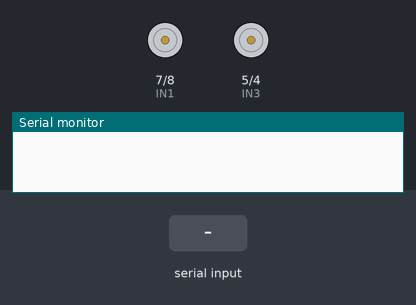
The sketch below on a simulated Arduino Uno, built with avr-gcc and run on an emulated ATmega328P. Parts: motor-driver pin pairs drawn as motors (green arrow = first pin HIGH = forward, orange = second pin HIGH = backward, longer = more drive, scaled by the enable pin), the last lines printed to the serial monitor. The inputs (shaded band) are chosen by the test bench.

Above: at 1.2 s.
1.3 s: byte 70 ('F') received over Serial
At 1.9 s:
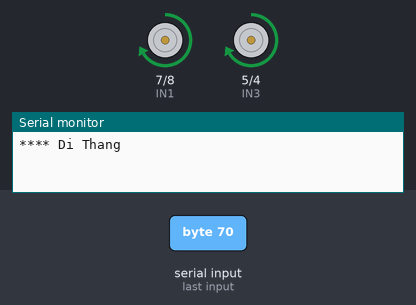
2.8 s: byte 66 ('B') received over Serial
At 3.1 s:
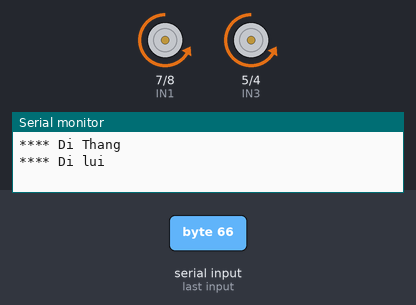
4.3 s: byte 76 ('L') received over Serial
At 5.4 s:
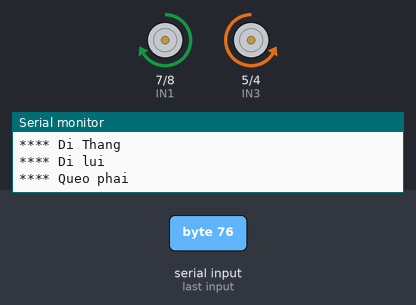
5.8 s: byte 82 ('R') received over Serial
At 6.6 s:
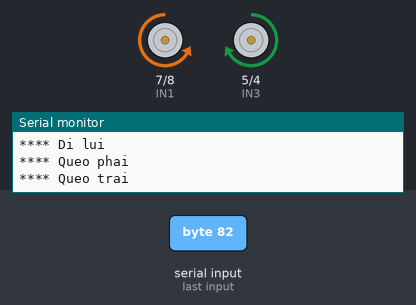
7.3 s: byte 71 ('G') received over Serial
At 7.7 s:
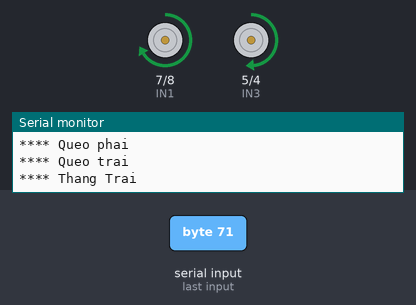
8.8 s: byte 73 ('I') received over Serial
At 10.0 s:
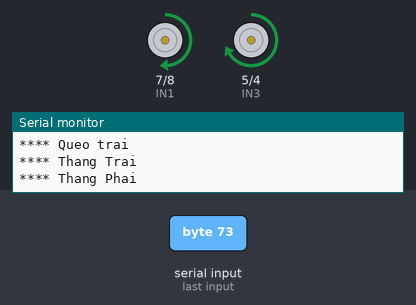
Timing chart, 0 to 11.3 s (numbered marks = the images above; inputs shaded):
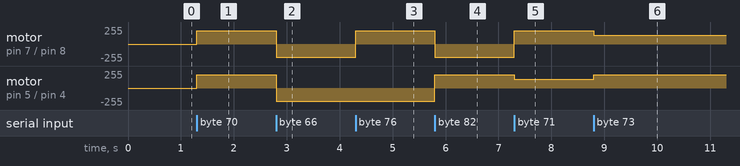

The sketch:

rc-car-arduino.ino
```cpp
#include <Servo.h>
#include <Wire.h>

// Nho bo 2 chan 0 va 1 (chan bluetooth) ra roi dich, chu khong bi loi

//L298 dong co
#define ENA 6  //enable A on pin 6 (needs to be a pwm pin)
#define ENB 3  //enable B on pin 3 (needs to be a pwm pin)
#define IN3 5  //IN1 on pin 5 conrtols one side of bridge A
#define IN4 4  //IN2 on pin 4 controls other side of A
#define IN1 7  //IN3 on pin 7 conrtols one side of bridge B
#define IN2 8  //IN4 on pin 8 controls other side of B

Servo robotHeadServo;  // create servo object to control a servo
const int headServoPin = 9;     // chân trig của HC-SR05

const int trig = 12;     // chân trig của HC-SR05
const int echo = 13;     // chân echo của HC-SR05

String voice;
char dataSerial;
int speedOfCar=200,xung1=0;


void setup()
{

    initalizeMotorControl();
    initalizeBluetooth();

    //robotHeadServo.attach(headServoPin);
    Serial.begin(9600);     // giao tiếp Serial với baudrate 9600
}

void loop()
{

    carControlledBySerial();

}

void carControlledBySerial()
{

   //Check data read from Serial is available (it could be bluetooth)
   voice ="";


  if(Serial.available())
  {

     dataSerial = Serial.read(); //Conduct a serial read


      switch (dataSerial)
      {

        // Read value from Bluetooth and setup speed
        case '0': speedOfCar=0;    break;
        case '1': speedOfCar=20;   break;
        case '3': speedOfCar=60;   break;
        case '4': speedOfCar=80;   break;
        case '5': speedOfCar=100;  break;
        case '6': speedOfCar=120;  break;
        case '7': speedOfCar=140;  break;
        case '8': speedOfCar=160;  break;
        case '9': speedOfCar=180;  break;
        case 'q': speedOfCar=200;  break;
        case 'F': moveForward(); break;
        case 'B': moveBackward(); break;
        case 'L': turnRight(); break;
        case 'R': turnLeft(); break;
        case 'G': moveForwardLeft(); break;
        case 'I': moveForwardRight(); break;
        case 'J': moveBackwardLeft(); break;
        case 'H': moveBackwardRight(); break;
        case 'S': carStop(); break;
      }

//      Serial.println(dataSerial);


   }


}


/**
 *
 * HS 05, giao tiep bluetooth
 */

 void initalizeBluetooth()
 {
   //set pin for HC-SR05
    pinMode(trig,OUTPUT);   // chân trig sẽ phát tín hiệu
    pinMode(echo,INPUT);    // chân echo sẽ nhận tín hiệu
 }


/**
 * Dieu khien mach dong co L298
 *
 */

void initalizeMotorControl()
{
    //set all of the outputs for the motor control
    pinMode(ENA, OUTPUT);
    pinMode(ENB, OUTPUT);
    pinMode(IN1, OUTPUT);
    pinMode(IN2, OUTPUT);
    pinMode(IN3, OUTPUT);
    pinMode(IN4, OUTPUT);
}
void moveForward()
{
  digitalWrite(IN1, HIGH);
  digitalWrite(IN2, LOW);

  digitalWrite(IN4, LOW);
  digitalWrite(IN3, HIGH);

  analogWrite(ENB, speedOfCar);
  analogWrite(ENA, speedOfCar);

  Serial.println("**** Di Thang");

}

void moveBackward()
{
     digitalWrite(IN1, LOW);
     digitalWrite(IN2, HIGH);

     digitalWrite(IN4, HIGH);
     digitalWrite(IN3, LOW);

     analogWrite(ENB, speedOfCar);
     analogWrite(ENA, speedOfCar);

     Serial.println("**** Di lui");
}

void turnRight()
{
     digitalWrite(IN1, HIGH);
     digitalWrite(IN2, LOW);

     digitalWrite(IN4, HIGH);
     digitalWrite(IN3, LOW);

     analogWrite(ENB, speedOfCar);
     analogWrite(ENA, speedOfCar);

     Serial.println("**** Queo phai");
}

void turnLeft()
{
     digitalWrite(IN1, LOW);
     digitalWrite(IN2, HIGH);

     digitalWrite(IN4, LOW);
     digitalWrite(IN3, HIGH);

     analogWrite(ENB, speedOfCar);
     analogWrite(ENA, speedOfCar);

     Serial.println("**** Queo trai");
}

void moveForwardLeft()
{
     digitalWrite(IN1, HIGH);
     digitalWrite(IN2, LOW);

     digitalWrite(IN4, LOW);
     digitalWrite(IN3, HIGH);

     analogWrite(ENB, speedOfCar/3*2);
     analogWrite(ENA, speedOfCar);


     Serial.println("**** Thang Trai");
}

void moveForwardRight()
{
     digitalWrite(IN1, HIGH);
     digitalWrite(IN2, LOW);

     digitalWrite(IN4, LOW);
     digitalWrite(IN3, HIGH);

     analogWrite(ENB, speedOfCar);
     analogWrite(ENA, speedOfCar/3*2);


     Serial.println("**** Thang Phai");
}

void moveBackwardRight()
{
     digitalWrite(IN1, LOW);
     digitalWrite(IN2, HIGH);

     digitalWrite(IN4, HIGH);
     digitalWrite(IN3, LOW);

     analogWrite(ENB, speedOfCar/3*2);
     analogWrite(ENA, speedOfCar);


     Serial.println("**** Lui phai");
}

void moveBackwardLeft()
{
     digitalWrite(IN1, LOW);
     digitalWrite(IN2, HIGH);

     digitalWrite(IN4, HIGH);
     digitalWrite(IN3, LOW);

     analogWrite(ENB, speedOfCar);
     analogWrite(ENA, speedOfCar/3*2);

     Serial.println("**** Lui trai");
}

void carStop()
{
     digitalWrite(IN1, LOW);
     digitalWrite(IN2, LOW);

     digitalWrite(IN4, LOW);
     digitalWrite(IN3, LOW);

     analogWrite(ENB, 0);
     analogWrite(ENA, 0);

     Serial.println("**** Dung");
}

/*************************************/
```

Measured:
- after the input at 1.3 s, motor on pin 7 (IN1) / pin 8 (IN2), motor on pin 5 (IN3) / pin 4 (IN4): stopped → forward 200/255 at once
- after the input at 2.8 s, motor on pin 7 (IN1) / pin 8 (IN2), motor on pin 5 (IN3) / pin 4 (IN4): forward 200/255 → backward 200/255 at once
- after the input at 4.3 s, motor on pin 7 (IN1) / pin 8 (IN2): backward 200/255 → forward 200/255 at once
- after the input at 5.8 s, motor on pin 7 (IN1) / pin 8 (IN2): forward 200/255 → backward 200/255 at once; motor on pin 5 (IN3) / pin 4 (IN4): backward 200/255 → forward 200/255 at once
- after the input at 7.3 s, motor on pin 7 (IN1) / pin 8 (IN2): backward 200/255 → forward 200/255 at once; motor on pin 5 (IN3) / pin 4 (IN4): forward 200/255 → forward 132/255 at once
- after the input at 8.8 s, motor on pin 7 (IN1) / pin 8 (IN2): forward 200/255 → forward 132/255 at once; motor on pin 5 (IN3) / pin 4 (IN4): forward 132/255 → forward 200/255 at once
